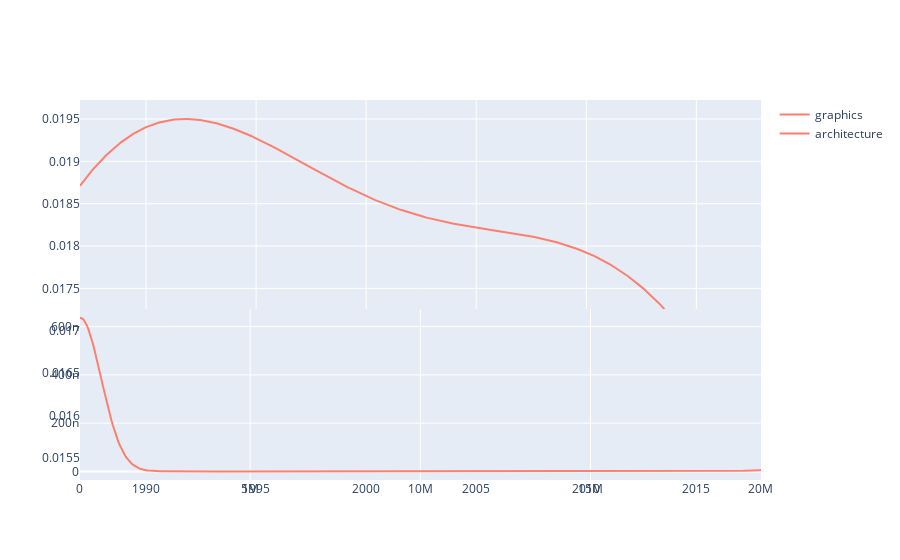

The cell this chart's notebook holds for it:
### Code cell
fig = go.Figure()
fig.add_traces([fig1.data[0], fig2.data[0]])

fig.layout.update(fig1.layout)
fig.layout.update(fig2.layout)

fig.show()

### Figure 1 — Plotly figure (JSON) as saved in the notebook; plotly's stock layout.template omitted (floating-point values rounded to 4 significant figures; data arrays with more than 128 entries replaced by an {"elided": "..."} marker saying what was removed)
{"data": [{"legendgroup": "architecture", "marker": {"color": "#fd7f6f"}, "mode": "lines", "name": "architecture", "showlegend": true, "type": "scatter", "x": {"elided": "500 float values"}, "xaxis": "x", "y": {"elided": "500 float values"}, "yaxis": "y"}, {"legendgroup": "graphics", "marker": {"color": "#fd7f6f"}, "mode": "lines", "name": "graphics", "showlegend": true, "type": "scatter", "x": {"elided": "500 float values"}, "xaxis": "x2", "y": {"elided": "500 float values"}, "yaxis": "y2"}], "layout": {"barmode": "overlay", "hovermode": "closest", "legend": {"traceorder": "reversed"}, "xaxis": {"anchor": "y2", "domain": [0, 1], "zeroline": false}, "xaxis2": {"anchor": "y2"}, "yaxis": {"anchor": "free", "domain": [0, 1], "position": 0}, "yaxis2": {"anchor": "x2", "domain": [0, 0.45]}}}
